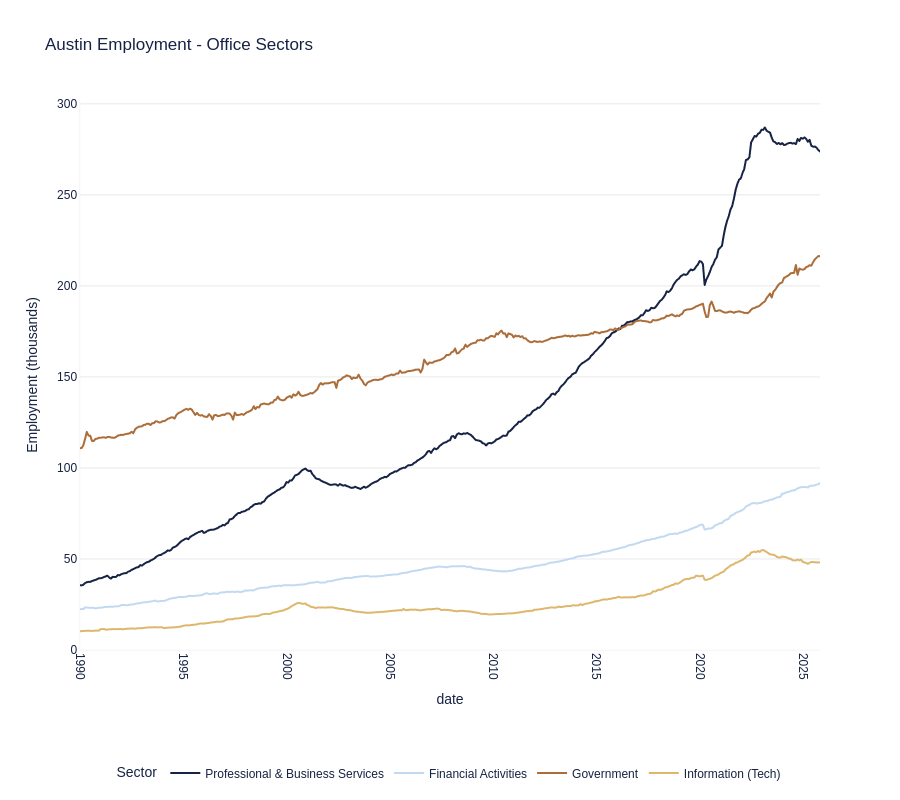

The cell this chart's notebook holds for it:
### Markdown cell above
## Chart 1: Austin Employment - Office Sectors

Tracks employment in office-related sectors:
- Professional & Business Services
- Financial Activities
- Government
- Information (Tech)

### Code cell
# Fetch employment data for office sectors
df_prof = fetch_fred_series('AUST448PBSV', 'Professional & Business Services')
df_fire = fetch_fred_series('AUST448FIRE', 'Financial Activities')
df_govt = fetch_fred_series('AUST448GOVT', 'Government')
df_info = fetch_fred_series('AUST448INFO', 'Information (Tech)')

# Merge all series on date
df_office = df_prof.merge(df_fire, on='date', how='outer') \
                   .merge(df_govt, on='date', how='outer') \
                   .merge(df_info, on='date', how='outer')

# Convert to long format for plotting
df_office_long = df_office.melt(id_vars=['date'], 
                                 var_name='Sector', 
                                 value_name='Employment (thousands)')

# Create chart
fig = aquila_styled_line_chart(
    df_office_long,
    x='date',
    y='Employment (thousands)',
    color='Sector',
    title='Austin Employment - Office Sectors',
    height=800
)

fig.update_yaxes(rangemode='tozero')

# Save chart
fig.write_html('charts/economic-indicators/austin_employment_office_sectors.html')
print("✓ Chart saved: austin_employment_office_sectors.html")

fig.show()

### Figure 1 — Plotly figure (JSON) as saved in the notebook; plotly's stock layout.template omitted (floating-point values rounded to 4 significant figures; data arrays with more than 128 entries replaced by an {"elided": "..."} marker saying what was removed)
{"data": [{"hovertemplate": "Sector=Professional & Business Services<br>date=%{x}<br>Employment (thousands)=%{y}<extra></extra>", "legendgroup": "Professional & Business Services", "line": {"color": "#172344", "dash": "solid"}, "marker": {"symbol": "circle"}, "mode": "lines", "name": "Professional & Business Services", "showlegend": true, "type": "scattergl", "x": {"elided": "431 str values"}, "xaxis": "x", "y": {"elided": "431 float values"}, "yaxis": "y"}, {"hovertemplate": "Sector=Financial Activities<br>date=%{x}<br>Employment (thousands)=%{y}<extra></extra>", "legendgroup": "Financial Activities", "line": {"color": "#C2DAF1", "dash": "solid"}, "marker": {"symbol": "circle"}, "mode": "lines", "name": "Financial Activities", "showlegend": true, "type": "scattergl", "x": {"elided": "431 str values"}, "xaxis": "x", "y": {"elided": "431 float values"}, "yaxis": "y"}, {"hovertemplate": "Sector=Government<br>date=%{x}<br>Employment (thousands)=%{y}<extra></extra>", "legendgroup": "Government", "line": {"color": "#AB6D3A", "dash": "solid"}, "marker": {"symbol": "circle"}, "mode": "lines", "name": "Government", "showlegend": true, "type": "scattergl", "x": {"elided": "431 str values"}, "xaxis": "x", "y": {"elided": "431 float values"}, "yaxis": "y"}, {"hovertemplate": "Sector=Information (Tech)<br>date=%{x}<br>Employment (thousands)=%{y}<extra></extra>", "legendgroup": "Information (Tech)", "line": {"color": "#DEB76D", "dash": "solid"}, "marker": {"symbol": "circle"}, "mode": "lines", "name": "Information (Tech)", "showlegend": true, "type": "scattergl", "x": {"elided": "431 str values"}, "xaxis": "x", "y": {"elided": "431 float values"}, "yaxis": "y"}], "layout": {"font": {"color": "#172344", "family": "Futura LT Pro, Futura, Arial, sans-serif"}, "height": 800, "legend": {"orientation": "h", "title": {"font": {"family": "Futura LT Pro, Futura, Arial, sans-serif"}, "text": "Sector"}, "tracegroupgap": 0, "x": 0.5, "xanchor": "center", "y": -0.25, "yanchor": "bottom"}, "margin": {"b": 100}, "paper_bgcolor": "white", "plot_bgcolor": "white", "title": {"font": {"family": "Futura LT Pro, Futura, Arial, sans-serif"}, "text": "Austin Employment - Office Sectors"}, "xaxis": {"anchor": "y", "domain": [0, 1], "linecolor": "#e9e9ea", "linewidth": 0.5, "mirror": false, "showgrid": false, "showline": true, "tickangle": 90, "title": {"text": "date"}, "zeroline": false}, "yaxis": {"anchor": "x", "domain": [0, 1], "gridcolor": "#e9e9ea", "linecolor": "#e9e9ea", "linewidth": 0.5, "mirror": false, "rangemode": "tozero", "showgrid": true, "showline": true, "title": {"text": "Employment (thousands)"}, "zeroline": true}}}
